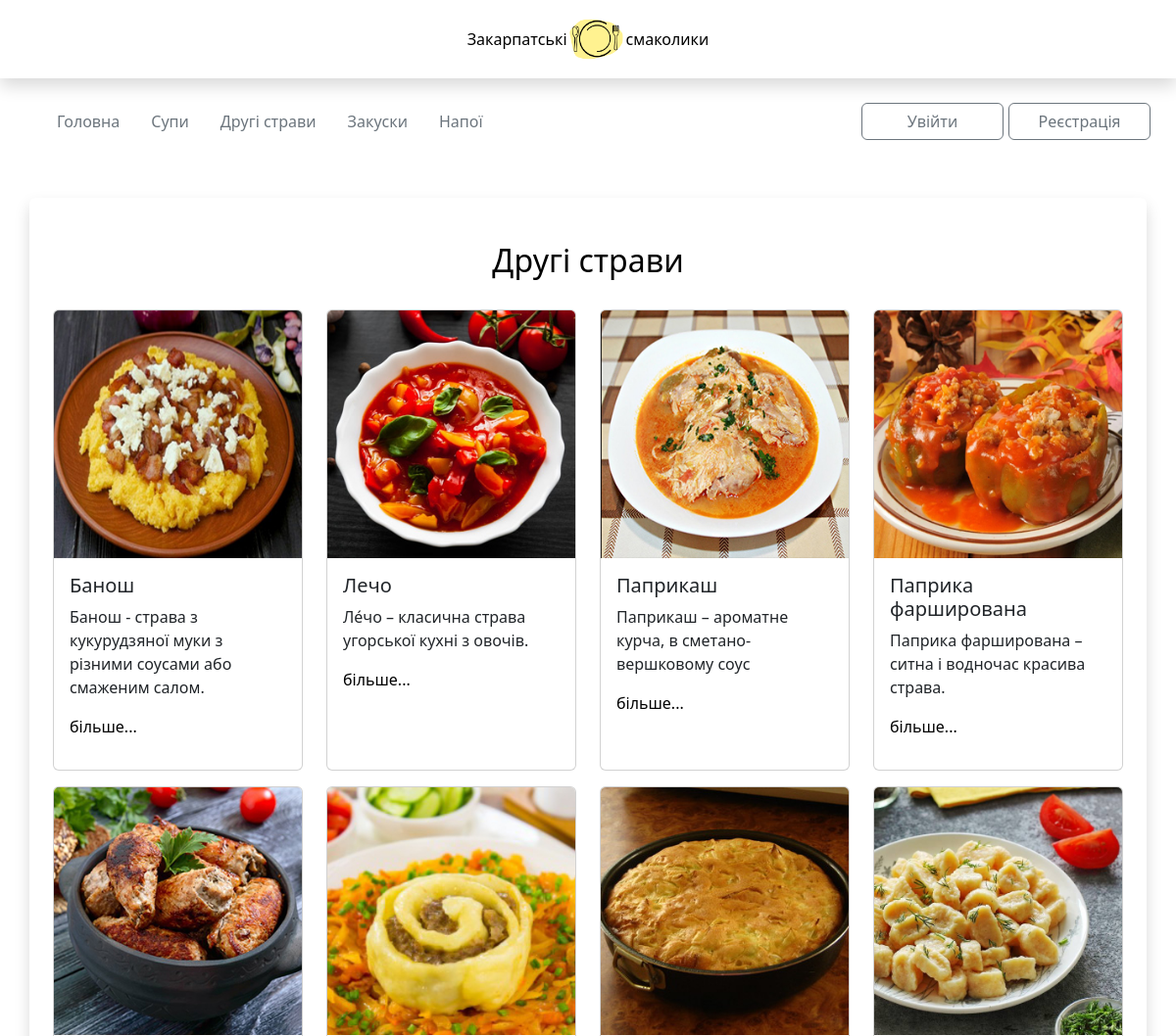
/dish (upper part), run on an earlier commit of the app's database.
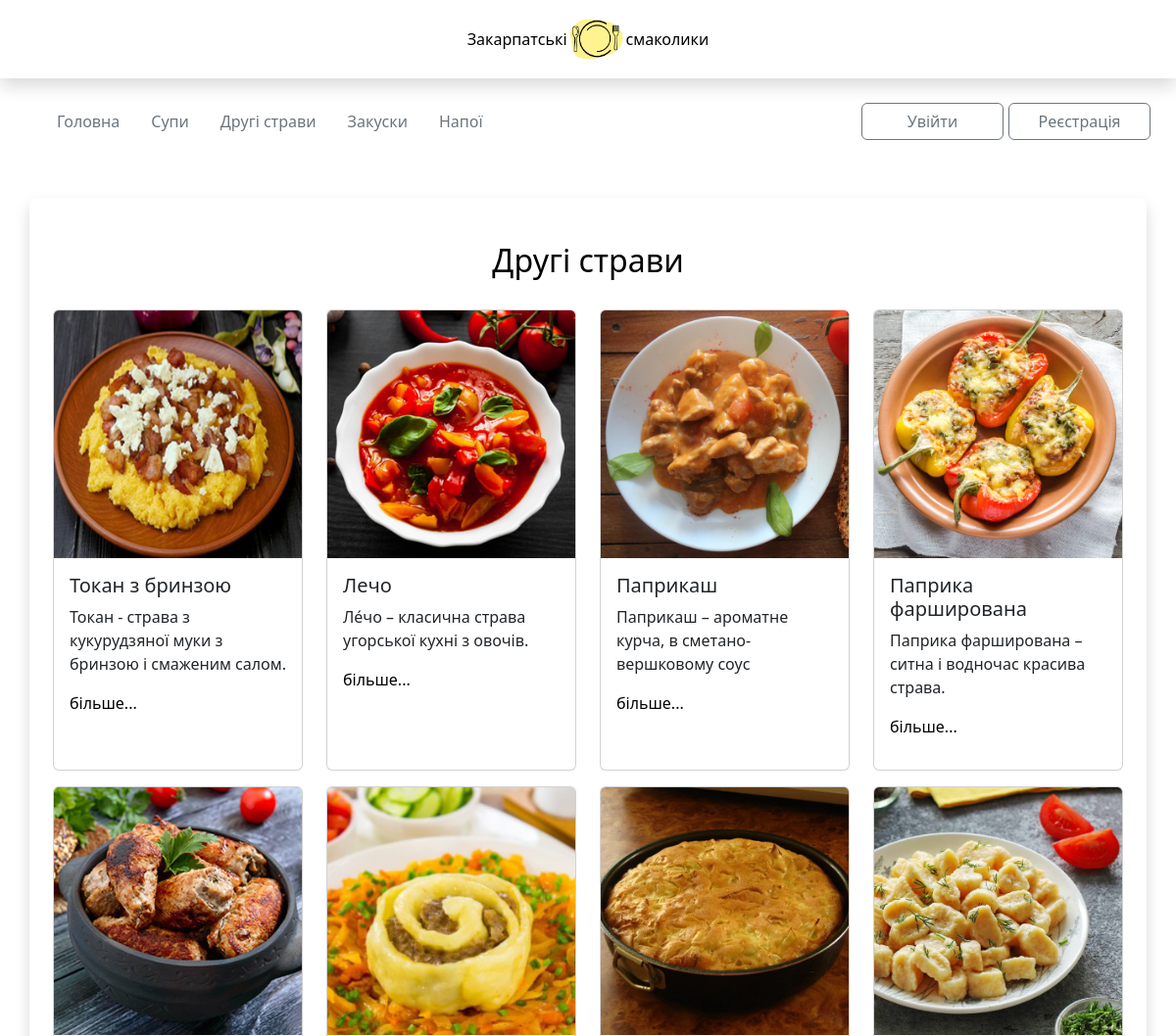
And on a later commit of the database.
### recipes_app/models.py (models this page shows, shortened)
class Recipes(models.Model):
    name = models.CharField('Назва страв', max_length=20, blank=False)
    food_type = models.CharField('Тип їжі', max_length=20, blank=False, default='')
    short_desc = models.TextField('Короткий опис', max_length=80, blank=False)
    img = models.ImageField(null=True, blank=True, upload_to="media/", verbose_name='img')
    text = RichTextUploadingField('Recipe')
    text_second = models.TextField('text', default='-')
    text_third = models.TextField('text', default='-')

### recipes_app/views.py (the view)
# urls.py: path('dish', dish_page, name='dish_page'),
def dish_page(request):
    dish = Recipes.objects.all()
    return render(request, 'dish_page.html', context={'dish': dish})

### templates/dish_page.html
{% extends 'base.html' %}
{% load static %}
{% block content %}
<div class="recipe-item">
    <div class="container shadow p-4 mb-5 mt-5 bg-body rounded">
        <h1>Другі страви </h1>
        <div class="row gy-3">
            {%  for i in dish %}
            {% if i.food_type == 'dish' %}
            <div class="col-lg-3 col-md-4 col-sm-6">
                <div class="card h-100 mb-3">
                    <a href="{{i.id}}"><img src="{{i.img.url}}" class="card-img-top" alt="..."></a>
                    <div class="card-body">
                      <h5 class="card-title">{{i.name}}</h5>
                      <p class="card-text">{{i.short_desc}}</p>
                      <a href="{{i.id}}">більше...</a>
                    </div>
                </div>
            </div>
            {% endif %}
            {% endfor %}
        </div>
    </div>
</div>
{% endblock content %}

What changed in the data, as far as the page shows it:
changed Recipes: name "Банош" → "Токан з бринзою"; short_desc "Банош - страва з кукурудзяної муки з різними соусами або смаженим салом." → "Токан - страва з кукурудзяної муки з бринзою і смаженим салом."
changed Recipes "Паприкаш": img: a different picture
changed Recipes "Паприка фарширована": img: a different picture
